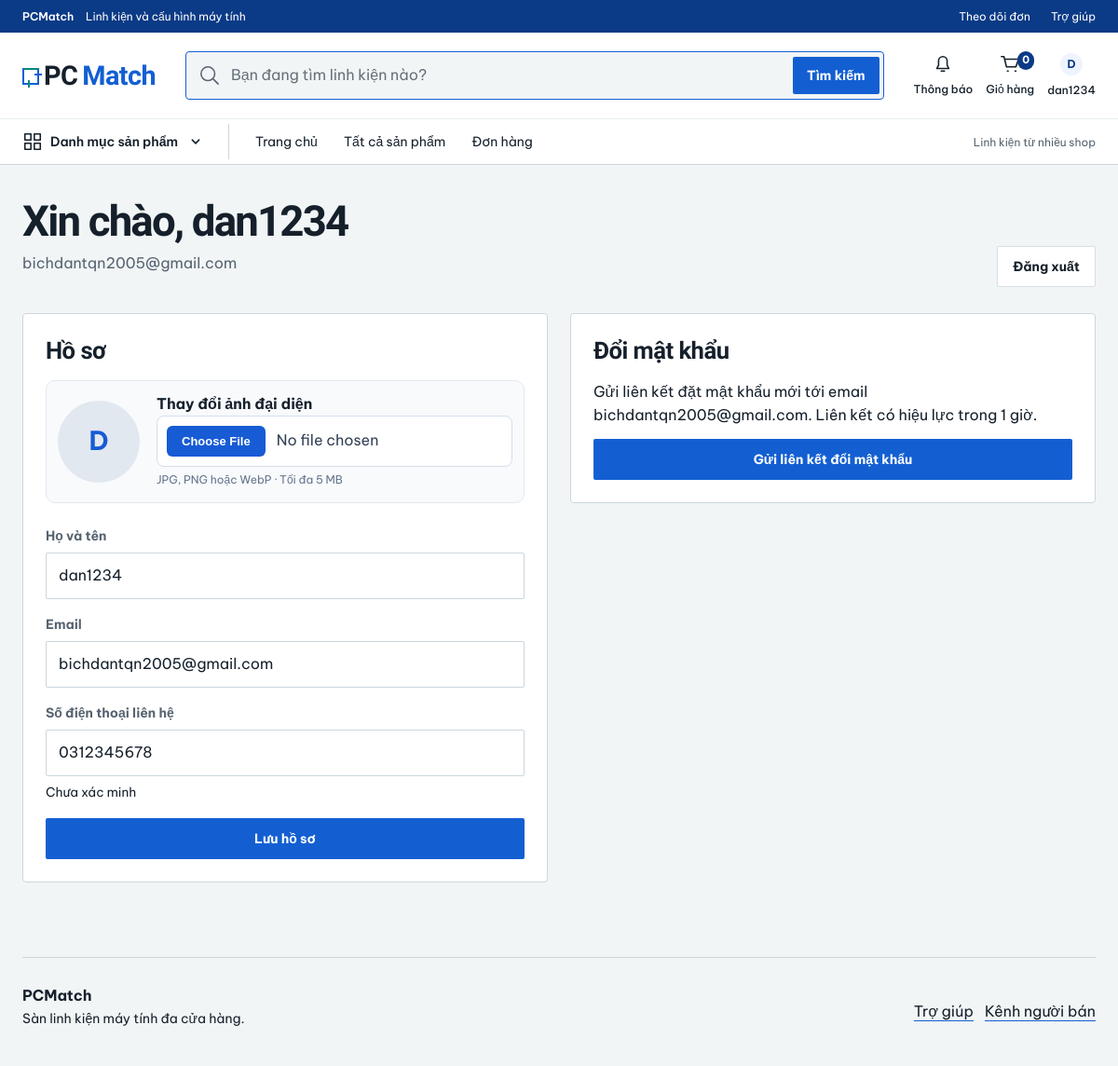
The app's page /buyer/account/ (signed in), older data.
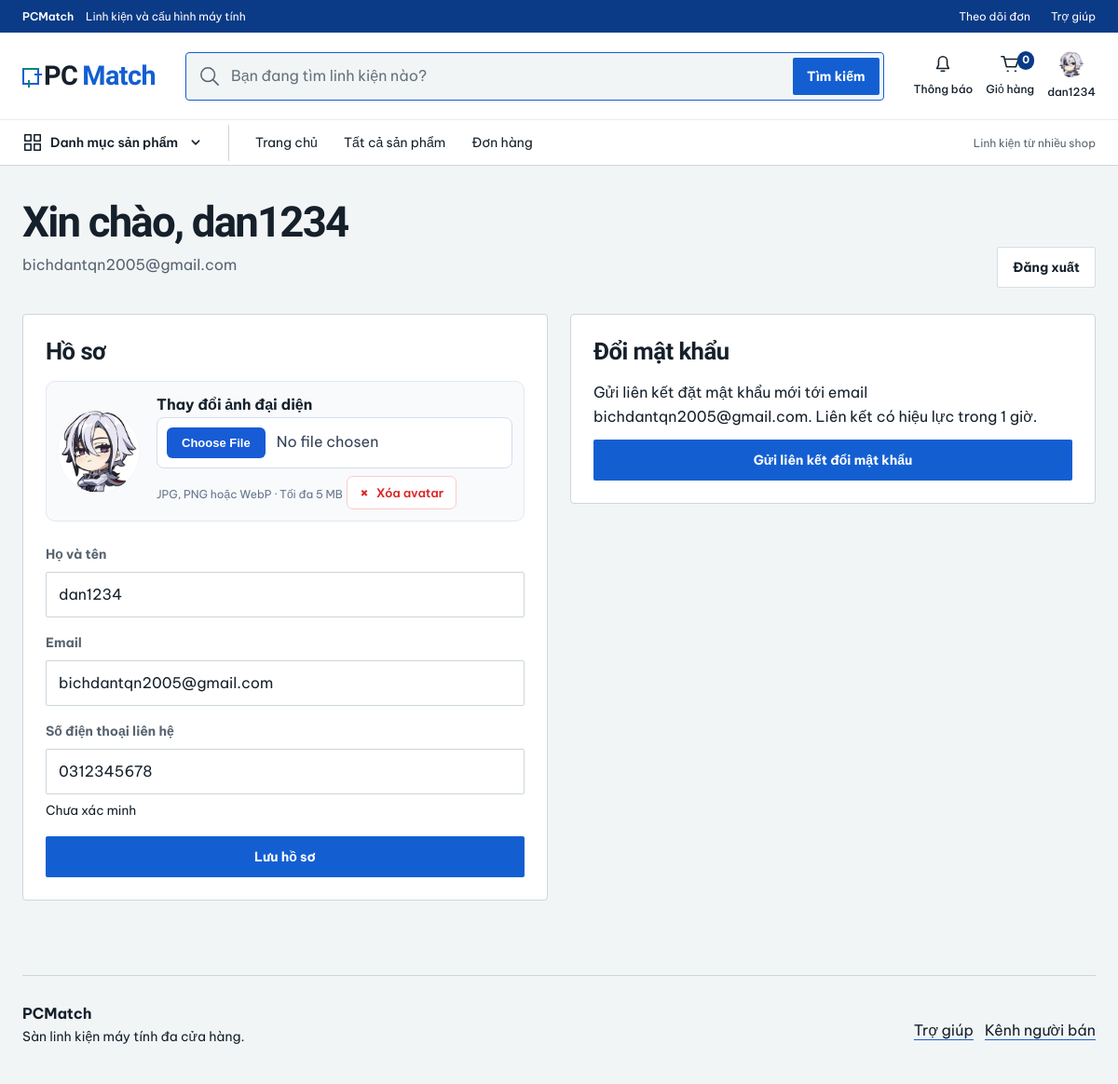
The same page, newer data.
### users/models.py (models this page shows, shortened)
class User(AbstractUser):
    STATUS_CHOICES = [
        ('ACTIVE', 'Active'),
        ('INACTIVE', 'Inactive'),
        ('LOCKED', 'Locked'),
    ]
    ROLE_CHOICES = [
        ('CUSTOMER', 'Customer'),
        ('BUYER', 'Buyer'),
        ('SELLER', 'Seller'),
        ('ADMIN', 'Admin'),
    ]
    full_name = models.CharField(max_length=100)
    email = models.EmailField(unique=True)
    phone = models.CharField(max_length=20, blank=True)
    avatar = models.ImageField(upload_to='avatar/', blank=True)
    role = models.CharField(max_length=20, choices=ROLE_CHOICES, default='CUSTOMER')
    status = models.CharField(max_length=20, choices=STATUS_CHOICES, default='ACTIVE')
    email_verified = models.BooleanField(default=False)
    phone_verified = models.BooleanField(default=False)
    two_factor_enabled = models.BooleanField(
        default=False,
        help_text='Bật để yêu cầu mã OTP khi đăng nhập khu vực quản trị.',
    )
    created_at = models.DateTimeField(auto_now_add=True)
    updated_at = models.DateTimeField(auto_now=True)

### users/views.py (the view, shortened to what this page needs)
@require_http_methods(['GET', 'POST'])
@buyer_required
def buyer_account(request):
    form = BuyerProfileForm(
        request.POST if request.method == 'POST' else None,
        request.FILES if request.method == 'POST' else None,
        instance=User.objects.get(pk=request.user.pk),
    )
    return render(request, 'buyer/account.html', {
        'page_name': 'account',
        'page_section': 'buyer',
        'profile_form': form,
    })

### PCMatch/pages.py (called while the page is built)
def route_name(section, page):
    return f'{section}_{page.replace("-", "_")}'

### products/comparison.py (called while the page is built)
def parse_product_ids(values):
    ids = []
    for value in ','.join(str(value) for value in values[:4])[:100].split(','):
        if value.isascii() and value.isdigit() and len(value) <= 18:
            product_id = int(value)
            if product_id not in ids:
                ids.append(product_id)
        if len(ids) == 4:
            break
    return ids

def comparison_products(ids):
    found = {
        product.pk: product for product in Product.objects.filter(pk__in=ids)
        .select_related('category', 'brand', 'shop').prefetch_related('specifications')
    }
    return [found[product_id] for product_id in ids if product_id in found]

def session_products(request):
    return comparison_products(parse_product_ids(request.session.get(SESSION_KEY, [])))

### users/views.py (called while the page is built)
def _is_live_account(user):
    return (
            user.is_authenticated
            and user.is_active
            and getattr(user, 'status', 'ACTIVE') == 'ACTIVE'
    )

def is_active_buyer(user):
    return _is_live_account(user) and getattr(user, 'role', '') in BUYER_ROLES

### templates/buyer/account.html (shortened to what this page needs)
{% extends 'includes/buyer_base.html' %}
{% block content %}
    <div class="page-head">
        <div>
            <h1>Xin chào, {{ request.user.full_name|default:request.user.username }}</h1>
            <p>{{ request.user.email }}</p>
        </div>
        <div class="cluster">
            <a class="btn btn--secondary" href="{% url 'auth_logout' %}">Đăng xuất</a>
        </div>
    </div>
    <div class="two-col">
        <section class="panel panel--padded">
            <h2>Hồ sơ</h2>
            <form class="stack" method="post" enctype="multipart/form-data" action="{% url 'buyer_account' %}">
                <div class="profile-avatar-editor" id="avatar-editor">
                    <div class="profile-avatar-preview" id="avatar-preview">
                        {% if request.user.avatar %}
                            <img src="{{ request.user.avatar.url }}"
                                 alt="Ảnh đại diện"
                                 class="account-avatar"
                                 id="avatar-preview-image">
                        {% else %}
                            <span class="profile-avatar-placeholder">{{ request.user.full_name|first|upper }}</span>
                        {% endif %}
                    </div>
                    <div class="profile-avatar-field">
                        <label for="{{ profile_form.avatar.id_for_label }}">
                            <strong>Thay đổi ảnh đại diện</strong>
                        </label>
                        {{ profile_form.avatar }}
                        <small>JPG, PNG hoặc WebP · Tối đa 5 MB</small>
                        {% if request.user.avatar %}
                            <button type="button"
                                    class="avatar-delete-button"
                                    id="avatar-delete-button"
                                    aria-pressed="false">
                                <span>×</span>
                                <span id="avatar-delete-text">Xóa avatar</span>
                            </button>
                        {% endif %}
                    </div>
                </div>
                <label class="field" for="{{ profile_form.full_name.id_for_label }}">
                    <span>{{ profile_form.full_name.label }}</span>
                    {{ profile_form.full_name }}
                </label>
                <label class="field">
                    <span>Email</span>
                    <input type="email" value="{{ request.user.email }}" autocomplete="email" disabled>
                </label>
                <label class="field" for="{{ profile_form.phone.id_for_label }}">
                    <span>{{ profile_form.phone.label }}</span>
                    {{ profile_form.phone }}
                    <small>{% if request.user.phone_verified %}Đã xác minh{% else %}Chưa xác minh{% endif %}</small>
                </label>
                <button class="btn btn--primary" type="submit">Lưu hồ sơ</button>
            </form>
        </section>
        <section class="panel panel--padded">
            <h2>Đổi mật khẩu</h2>
            <p>Gửi liên kết đặt mật khẩu mới tới email {{ request.user.email }}. Liên kết có hiệu lực trong 1 giờ.</p>
            <form class="stack" method="post" action="{% url 'buyer_password_change_request' %}">
                <button class="btn btn--primary" type="submit">Gửi liên kết đổi mật khẩu</button>
            </form>
        </section>
    </div>
{% endblock %}

### templates/includes/buyer_header.html (shortened to what this page needs)
{% load cart_prices %}
<div class="buyer-service">
    <div class="container"><span><b>PCMatch</b> Linh kiện và cấu hình máy tính</span>
        <div><a href="{% url 'buyer_orders' %}">Theo dõi đơn</a><a href="{% url 'buyer_help' %}">Trợ giúp</a></div>
    </div>
</div>
<header class="market-header buyer-header">
    <div class="container market-top">
        <a class="logo" href="{% url 'home' %}" aria-label="PCMatch — Trang chủ"><i class="logo__mark"
                                                                                    aria-hidden="true"></i><span>PC</span><span>Match</span></a>
        <div class="header-search-wrap">
            <form action="{% url 'buyer_search' %}" class="market-search" role="search">
                    {% include 'includes/buyer_icon.html' with icon='search' %}
                <input id="global-search" name="q" type="search" value="{{ request.GET.q }}" enterkeyhint="search"
                       autocomplete="off" placeholder="Bạn đang tìm linh kiện nào?" aria-controls="header-suggestions"
                       aria-expanded="false">
                <button class="btn btn--primary" type="submit">Tìm kiếm</button>
            </form>
        </div>
        <div class="header-utilities">
            <div class="header-notification">
                <a class="header-utility" href="{% url 'buyer_notifications' %}"
                   aria-label="Thông báo{% if notification_count %}, {{ notification_count }} chưa đọc{% endif %}">
                    {% include 'includes/buyer_icon.html' with icon='bell' %}
                    <span>Thông báo</span>
                </a>
            </div>
            <details class="header-cart header-dropdown">
                <summary class="header-utility cart-link"
                         aria-label="Xem nhanh giỏ hàng">{% include 'includes/buyer_icon.html' with icon='cart' %}<span>Giỏ hàng</span><b
                        id="cart-count">{{ database_cart_count }}</b></summary>
            </details>
            <details class="header-account header-dropdown">
                <summary class="header-utility">
                    {% if request.user.is_authenticated %}
                        {% if request.user.avatar %}
                            <img src="{{ request.user.avatar.url }}"
                                 class="header-avatar header-avatar--image"
                                 alt="Ảnh đại diện">
                        {% else %}
                            <span class="header-avatar">{{ request.user.full_name|default:request.user.username|first|upper }}</span>
                        {% endif %}
                    {% else %}
                        {% include 'includes/buyer_icon.html' with icon='user' %}
                    {% endif %}
                    <span>{% if request.user.is_authenticated %}{{ request.user.full_name|default:request.user.username }}{% else %}Tài khoản{% endif %}</span>
                </summary>
            </details>
        </div>
    </div>
    <div class="header-nav-strip">
        <nav id="market-nav" class="container market-nav" aria-label="Điều hướng mua sắm">
            <details class="header-categories header-dropdown">
                <summary>{% include 'includes/buyer_icon.html' with icon='grid' %}Danh mục sản
                    phẩm{% include 'includes/buyer_icon.html' with icon='chevron' %}</summary>
            </details>
            <a href="{% url 'home' %}"{% if page_name == 'home' %} aria-current="page"{% endif %}>Trang chủ</a>
            <a href="{% url 'buyer_search' %}"{% if page_name == 'search' %} aria-current="page"{% endif %}>Tất cả sản
                phẩm</a>
            <a href="{% url 'buyer_orders' %}">Đơn hàng</a>
            <span class="header-nav-note">Linh kiện từ nhiều shop</span>
        </nav>
    </div>
</header>

Row changes from the older to the newer data that the page shows:
changed User "dan1234": user.avatar: picture added; avatar empty → "avatar/image.jpg" (drawn); user.full_name|first "D" → (not shown)
Text that changed along with them:
text now shown: "× Xóa avatar"
